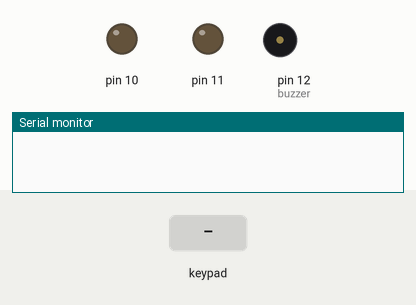
A sketch run on a simulated Arduino Uno, built with avr-gcc and run on an emulated ATmega328P. On the bench: output pins drawn as LEDs (lit = HIGH), buzzer (waves = sounding), the last lines printed to the serial monitor. Inputs (shaded band) come from the test bench.

Above: at 1.2 s.
1.3 s: keypad keys 2 4 0 6 * pressed 0.4 s apart
At 3.3 s:
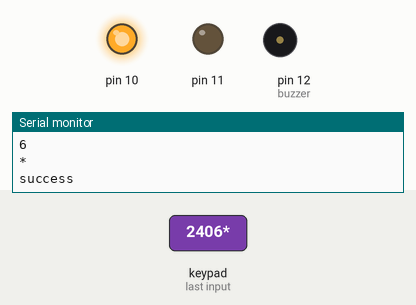
At 4.7 s:
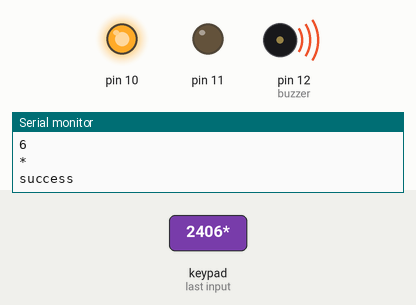
6.3 s: keypad keys 2 3 4 5 # pressed 0.4 s apart
At 11.11 s:
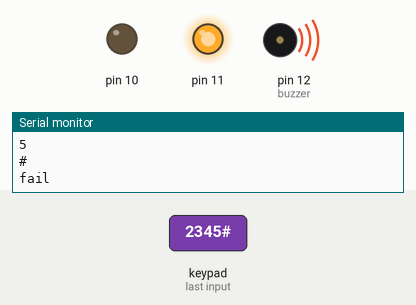
11.3 s: key 'A' pressed
14.3 s: key 'B' pressed
15.9 s: key 'C' pressed
17.4 s: keypad keys 2 4 0 6 * D pressed 0.4 s apart
At 19.4 s:
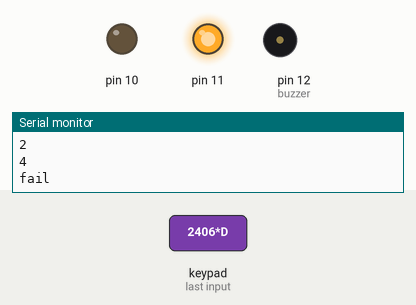
Timing chart, 0 to 22.6 s (numbered marks = the images above; inputs shaded):
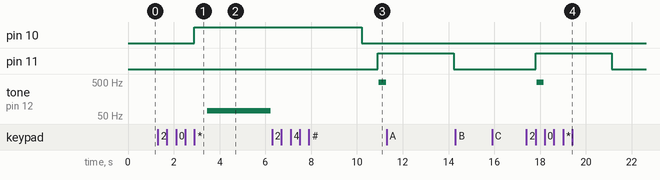

The sketch:

keypad_starter.ino
```cpp
#include <Keypad.h>
int i = 0 , counter = 0 , buzzer = 12;
char code[] = "2406*";
const byte ROWS = 4; //four rows
const byte COLS = 4; //three columns
char keys[ROWS][COLS] = {
  {'1','2','3','A'},
  {'4','5','6','B'},
  {'7','8','9','C'},
  {'*','0','#','D'}
};

byte rowPins[ROWS] = {2, 3, 4, 5}; //connect to the row pinouts of the keypad
byte colPins[COLS] = {6,7,8,9}; //connect to the column pinouts of the keypad

Keypad keypad = Keypad( makeKeymap(keys), rowPins, colPins, ROWS, COLS );

void setup(){
   Serial.begin(9600);
   pinMode(10,OUTPUT);
   pinMode(11,OUTPUT);
   pinMode(buzzer,OUTPUT);
}

void loop(){
 while (i<5)
 {
    char key = keypad.getKey();
    // just print the pressed key
    if (key)
    {
          Serial.println(key);

                  if ( key == code[i] )
                  {
                   counter++;
                  }
                  else
                  {
                   counter = 0;
                  }
         ++i;
     }

        if(i == 5)
        {
         if(counter == 5 )
          {
          Serial.println("success");
         digitalWrite(10,HIGH);
         delay(500);
         for(i=0;i<100;i++)// output a frequency sound
          {
          digitalWrite(buzzer,HIGH);// sound
          delay(7);//delay1ms
          digitalWrite(buzzer,LOW);//not sound
          delay(7);//ms delay
          }
          for(i=0;i<100;i++)// output a frequency sound
          {
           digitalWrite(buzzer,HIGH);// sound
          delay(7);//delay1ms
          digitalWrite(buzzer,LOW);//not sound
          delay(7);//ms delay
          }
          delay(4000);
          digitalWrite(10,LOW);
          }
          else
          {
          Serial.println("fail");
          digitalWrite(11,HIGH);
          for(i=0;i<80;i++)// output a frequency sound
          {
          digitalWrite(buzzer,HIGH);// sound
          delay(1);//delay1ms
          digitalWrite(buzzer,LOW);//not sound
          delay(1);//ms delay
          }
          for(i=0;i<80;i++)// output a frequency sound
          {
           digitalWrite(buzzer,HIGH);// sound
          delay(1);//delay1ms
          digitalWrite(buzzer,LOW);//not sound
          delay(1);//ms delay
          }
          delay(3000);
          digitalWrite(11,LOW);
          }
            counter = 0;
            i = 0;
        }
      }
    }
```

Measured:
- after the input at 1.3 s, pin 10: LOW → HIGH after 1.6 s; tone on pin 12 (buzzer): silent → 71 Hz after 2.2 s, → silent 2.8 s later
- after the input at 6.3 s, pin 11: LOW → HIGH after 4.6 s; tone on pin 12 (buzzer): silent → 496 Hz after 4.7 s, → silent 0.32 s later
- after the input at 17.4 s, pin 11: LOW → HIGH after 0.40 s, → LOW 3.3 s later; tone on pin 12 (buzzer): silent → 496 Hz after 0.45 s, → silent 0.32 s later
